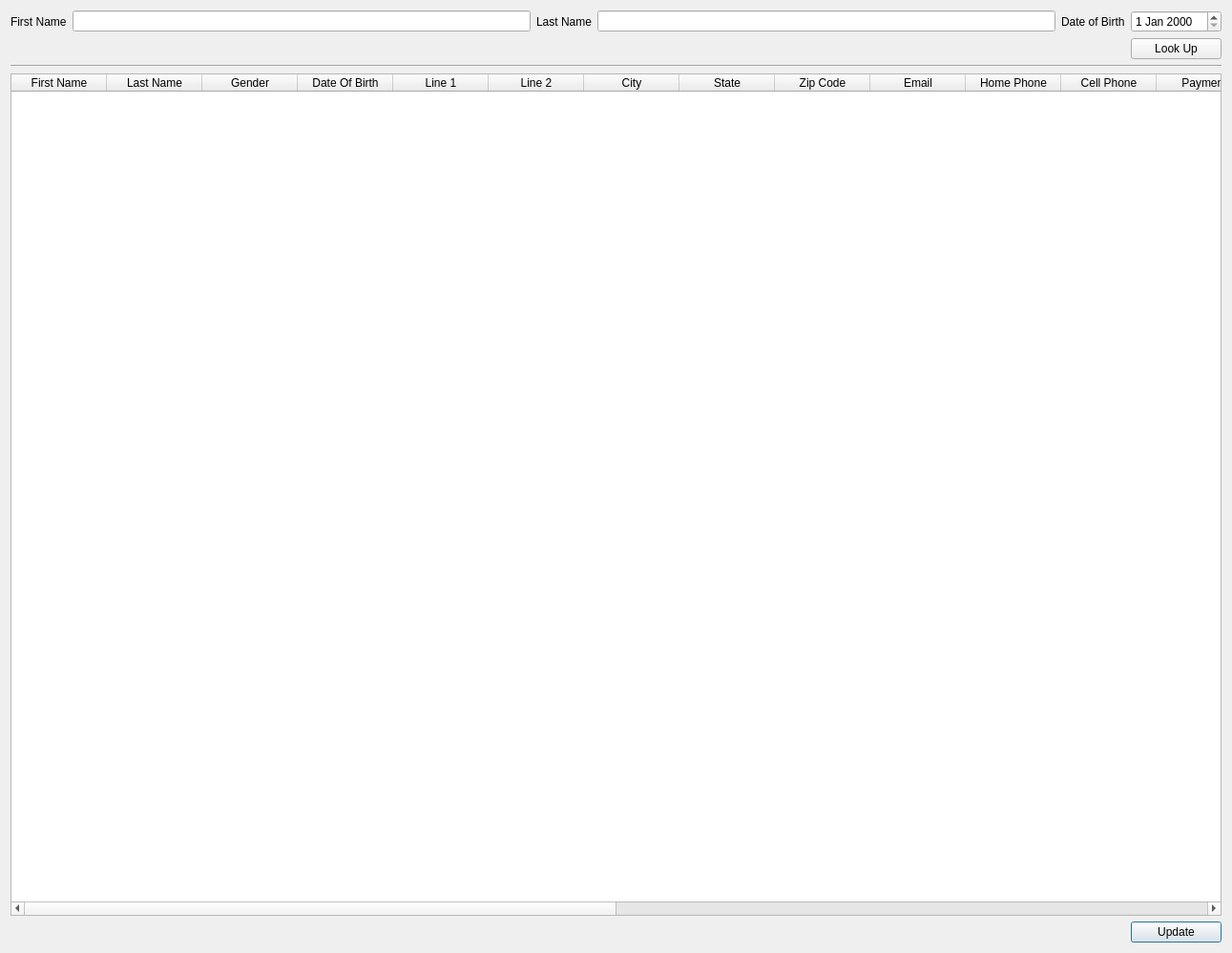
<?xml version="1.0" encoding="UTF-8"?>
<ui version="4.0">
 <class>DialogLookUpApplicant</class>
 <widget class="QDialog" name="DialogLookUpApplicant">
  <property name="geometry">
   <rect>
    <x>0</x>
    <y>0</y>
    <width>1291</width>
    <height>999</height>
   </rect>
  </property>
  <property name="windowTitle">
   <string>Look Up Applicant</string>
  </property>
  <layout class="QGridLayout" name="gridLayout">
   <item row="0" column="2">
    <widget class="QLabel" name="labelLastName">
     <property name="text">
      <string>Last Name</string>
     </property>
    </widget>
   </item>
   <item row="0" column="0">
    <widget class="QLabel" name="labelFirstName">
     <property name="text">
      <string>First Name</string>
     </property>
    </widget>
   </item>
   <item row="0" column="1">
    <widget class="QLineEdit" name="lineFirstName"/>
   </item>
   <item row="0" column="4">
    <widget class="QLabel" name="labelDOB">
     <property name="text">
      <string>Date of Birth</string>
     </property>
    </widget>
   </item>
   <item row="0" column="3">
    <widget class="QLineEdit" name="lineLastName"/>
   </item>
   <item row="4" column="5">
    <widget class="QPushButton" name="pushButtonUpdate">
     <property name="text">
      <string>Update</string>
     </property>
    </widget>
   </item>
   <item row="2" column="0" colspan="6">
    <widget class="Line" name="line">
     <property name="orientation">
      <enum>Qt::Horizontal</enum>
     </property>
    </widget>
   </item>
   <item row="1" column="5">
    <widget class="QPushButton" name="pushButtonLookUp">
     <property name="text">
      <string>Look Up</string>
     </property>
    </widget>
   </item>
   <item row="3" column="0" colspan="6">
    <widget class="QTableWidget" name="tableWidgetApplicantTable">
     <column>
      <property name="text">
       <string>First Name</string>
      </property>
     </column>
     <column>
      <property name="text">
       <string>Last Name</string>
      </property>
     </column>
     <column>
      <property name="text">
       <string>Gender</string>
      </property>
     </column>
     <column>
      <property name="text">
       <string>Date Of Birth</string>
      </property>
     </column>
     <column>
      <property name="text">
       <string>Line 1</string>
      </property>
     </column>
     <column>
      <property name="text">
       <string>Line 2</string>
      </property>
     </column>
     <column>
      <property name="text">
       <string>City</string>
      </property>
     </column>
     <column>
      <property name="text">
       <string>State</string>
      </property>
     </column>
     <column>
      <property name="text">
       <string>Zip Code</string>
      </property>
     </column>
     <column>
      <property name="text">
       <string>Email</string>
      </property>
     </column>
     <column>
      <property name="text">
       <string>Home Phone</string>
      </property>
     </column>
     <column>
      <property name="text">
       <string>Cell Phone</string>
      </property>
     </column>
     <column>
      <property name="text">
       <string>Payment</string>
      </property>
     </column>
     <column>
      <property name="text">
       <string>Application Date</string>
      </property>
     </column>
     <column>
      <property name="text">
       <string>Review Date</string>
      </property>
     </column>
     <column>
      <property name="text">
       <string>Decision Id</string>
      </property>
     </column>
     <column>
      <property name="text">
       <string>Forms Checked</string>
      </property>
     </column>
     <column>
      <property name="text">
       <string>Equipments Checked</string>
      </property>
     </column>
     <column>
      <property name="text">
       <string>Camp Id</string>
      </property>
     </column>
     <column>
      <property name="text">
       <string>Emergency Contact Name</string>
      </property>
     </column>
     <column>
      <property name="text">
       <string>Emergency Contact Phone Number</string>
      </property>
     </column>
     <column>
      <property name="text">
       <string>Bunkhouse Id</string>
      </property>
     </column>
     <column>
      <property name="text">
       <string>Tribe Id</string>
      </property>
     </column>
     <column>
      <property name="text">
       <string>Waiting List</string>
      </property>
     </column>
    </widget>
   </item>
   <item row="0" column="5">
    <widget class="QDateEdit" name="dateEditDOB"/>
   </item>
  </layout>
 </widget>
 <resources/>
 <connections/>
</ui>
